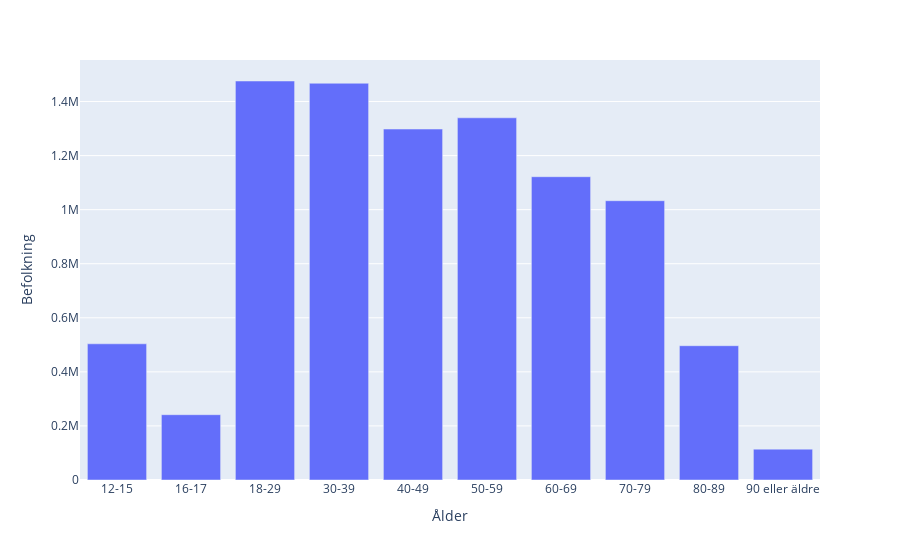

The code cell stored with this chart in its notebook:
### Code cell
# Draw a diagram in plotly express showing the age distribution of Sweden's population.

fig = px.bar(age_distribution_population, x=age_distribution_population.index, y='Befolkning')
fig.show()

### Figure 1 — Plotly figure (JSON) as saved in the notebook; plotly's stock layout.template omitted (floating-point values rounded to 4 significant figures)
{"data": [{"alignmentgroup": "True", "hovertemplate": "Ålder=%{x}<br>Befolkning=%{y}<extra></extra>", "legendgroup": "", "marker": {"color": "#636efa", "pattern": {"shape": ""}}, "name": "", "offsetgroup": "", "orientation": "v", "showlegend": false, "textposition": "auto", "type": "bar", "x": ["12-15", "16-17", "18-29", "30-39", "40-49", "50-59", "60-69", "70-79", "80-89", "90 eller äldre"], "xaxis": "x", "y": [503831, 241539, 1475950, 1467590, 1298156, 1339798, 1121922, 1033113, 496750, 114141], "yaxis": "y"}], "layout": {"barmode": "relative", "legend": {"tracegroupgap": 0}, "margin": {"t": 60}, "xaxis": {"anchor": "y", "domain": [0, 1], "title": {"text": "Ålder"}}, "yaxis": {"anchor": "x", "domain": [0, 1], "title": {"text": "Befolkning"}}}}
